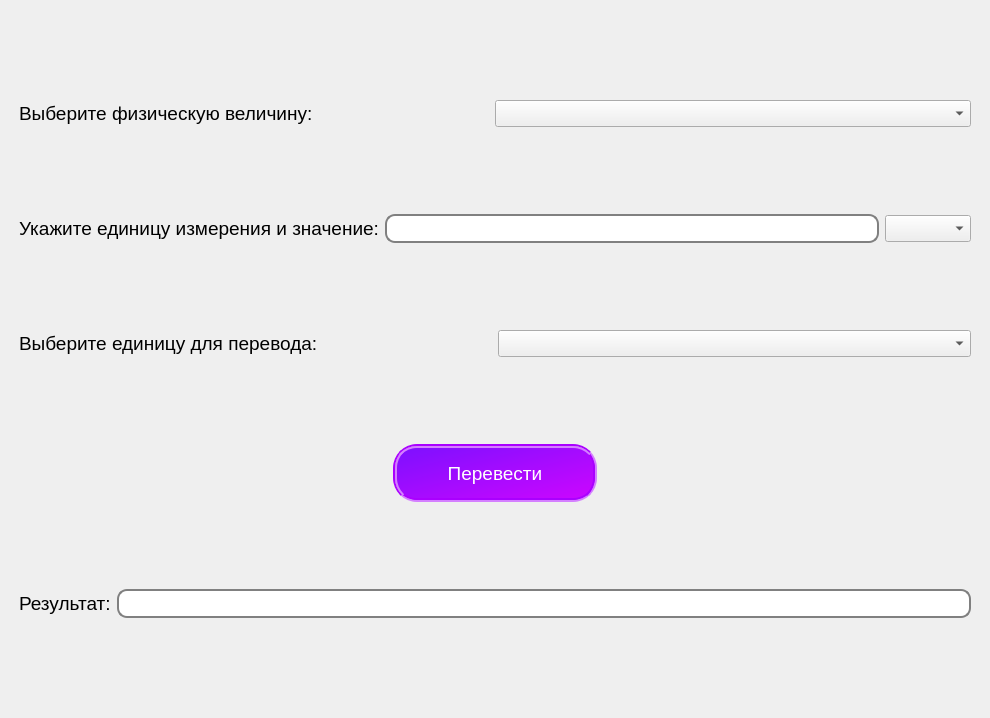
<?xml version="1.0" encoding="UTF-8"?>
<ui version="4.0">
 <class>Converter</class>
 <widget class="QMainWindow" name="Converter">
  <property name="geometry">
   <rect>
    <x>0</x>
    <y>0</y>
    <width>990</width>
    <height>718</height>
   </rect>
  </property>
  <property name="windowTitle">
   <string>Конвертер</string>
  </property>
  <property name="styleSheet">
   <string notr="true">#centralwidget { 
            background-image:url(&quot;pic1.jpg&quot;); background-position: center;}</string>
  </property>
  <widget class="QWidget" name="centralwidget">
   <layout class="QGridLayout" name="gridLayout">
    <item row="0" column="0">
     <layout class="QVBoxLayout" name="verticalLayout">
      <property name="leftMargin">
       <number>10</number>
      </property>
      <property name="topMargin">
       <number>10</number>
      </property>
      <property name="rightMargin">
       <number>10</number>
      </property>
      <property name="bottomMargin">
       <number>10</number>
      </property>
      <item>
       <spacer name="verticalSpacer_5">
        <property name="orientation">
         <enum>Qt::Vertical</enum>
        </property>
        <property name="sizeHint" stdset="0">
         <size>
          <width>20</width>
          <height>40</height>
         </size>
        </property>
       </spacer>
      </item>
      <item>
       <layout class="QHBoxLayout" name="horizontalLayout" stretch="0,0">
        <property name="spacing">
         <number>0</number>
        </property>
        <property name="leftMargin">
         <number>0</number>
        </property>
        <property name="topMargin">
         <number>0</number>
        </property>
        <property name="rightMargin">
         <number>0</number>
        </property>
        <property name="bottomMargin">
         <number>0</number>
        </property>
        <item>
         <widget class="QLabel" name="label">
          <property name="font">
           <font>
            <family>Arial</family>
            <pointsize>14</pointsize>
           </font>
          </property>
          <property name="text">
           <string>Выберите физическую величину:</string>
          </property>
         </widget>
        </item>
        <item>
         <widget class="QComboBox" name="choose_measure">
          <property name="font">
           <font>
            <family>Arial</family>
            <pointsize>12</pointsize>
           </font>
          </property>
         </widget>
        </item>
       </layout>
      </item>
      <item>
       <spacer name="verticalSpacer">
        <property name="orientation">
         <enum>Qt::Vertical</enum>
        </property>
        <property name="sizeHint" stdset="0">
         <size>
          <width>20</width>
          <height>40</height>
         </size>
        </property>
       </spacer>
      </item>
      <item>
       <layout class="QHBoxLayout" name="horizontalLayout_2">
        <item>
         <widget class="QLabel" name="label_2">
          <property name="font">
           <font>
            <family>Arial</family>
            <pointsize>14</pointsize>
           </font>
          </property>
          <property name="text">
           <string>Укажите единицу измерения и значение:</string>
          </property>
         </widget>
        </item>
        <item>
         <widget class="QLineEdit" name="first_number">
          <property name="font">
           <font>
            <family>Arial</family>
            <pointsize>14</pointsize>
           </font>
          </property>
          <property name="styleSheet">
           <string notr="true">border: 2px solid gray;
border-radius: 10px;</string>
          </property>
          <property name="text">
           <string/>
          </property>
         </widget>
        </item>
        <item>
         <widget class="QComboBox" name="choose_firstunit">
          <property name="minimumSize">
           <size>
            <width>76</width>
            <height>24</height>
           </size>
          </property>
          <property name="font">
           <font>
            <family>Arial</family>
            <pointsize>12</pointsize>
           </font>
          </property>
         </widget>
        </item>
       </layout>
      </item>
      <item>
       <spacer name="verticalSpacer_2">
        <property name="orientation">
         <enum>Qt::Vertical</enum>
        </property>
        <property name="sizeHint" stdset="0">
         <size>
          <width>20</width>
          <height>40</height>
         </size>
        </property>
       </spacer>
      </item>
      <item>
       <layout class="QHBoxLayout" name="horizontalLayout_3">
        <item>
         <widget class="QLabel" name="label_3">
          <property name="font">
           <font>
            <family>Arial</family>
            <pointsize>14</pointsize>
           </font>
          </property>
          <property name="text">
           <string>Выберите единицу для перевода:</string>
          </property>
         </widget>
        </item>
        <item>
         <widget class="QComboBox" name="choose_secondunit">
          <property name="font">
           <font>
            <family>Arial</family>
            <pointsize>12</pointsize>
           </font>
          </property>
         </widget>
        </item>
       </layout>
      </item>
      <item>
       <spacer name="verticalSpacer_3">
        <property name="orientation">
         <enum>Qt::Vertical</enum>
        </property>
        <property name="sizeHint" stdset="0">
         <size>
          <width>20</width>
          <height>40</height>
         </size>
        </property>
       </spacer>
      </item>
      <item alignment="Qt::AlignHCenter">
       <widget class="QPushButton" name="result_btn">
        <property name="font">
         <font>
          <family>Arial</family>
          <pointsize>14</pointsize>
         </font>
        </property>
        <property name="cursor">
         <cursorShape>PointingHandCursor</cursorShape>
        </property>
        <property name="styleSheet">
         <string notr="true">min-width:  196px;
background-color: qlineargradient(spread:pad, x1:0, y1:0, x2:1, y2:1, stop:0 rgba(124, 16, 255, 255), stop:1 rgba(205, 6, 255, 255));
color: rgb(255, 255, 255);
    max-width:  196px;
    min-height: 50px;
    max-height: 50px;
    border-radius: 24px;
border: 4px groove rgb(170, 0, 255);</string>
        </property>
        <property name="text">
         <string>Перевести</string>
        </property>
       </widget>
      </item>
      <item>
       <spacer name="verticalSpacer_4">
        <property name="orientation">
         <enum>Qt::Vertical</enum>
        </property>
        <property name="sizeHint" stdset="0">
         <size>
          <width>20</width>
          <height>40</height>
         </size>
        </property>
       </spacer>
      </item>
      <item>
       <layout class="QHBoxLayout" name="horizontalLayout_4">
        <item>
         <widget class="QLabel" name="label_4">
          <property name="font">
           <font>
            <family>Arial</family>
            <pointsize>14</pointsize>
           </font>
          </property>
          <property name="text">
           <string>Результат:</string>
          </property>
         </widget>
        </item>
        <item>
         <widget class="QLineEdit" name="second_number">
          <property name="font">
           <font>
            <family>Arial</family>
            <pointsize>14</pointsize>
           </font>
          </property>
          <property name="styleSheet">
           <string notr="true">border: 2px solid gray;
border-radius: 10px;</string>
          </property>
         </widget>
        </item>
       </layout>
      </item>
      <item>
       <spacer name="verticalSpacer_6">
        <property name="orientation">
         <enum>Qt::Vertical</enum>
        </property>
        <property name="sizeHint" stdset="0">
         <size>
          <width>20</width>
          <height>40</height>
         </size>
        </property>
       </spacer>
      </item>
     </layout>
    </item>
   </layout>
  </widget>
 </widget>
 <resources/>
 <connections/>
</ui>
